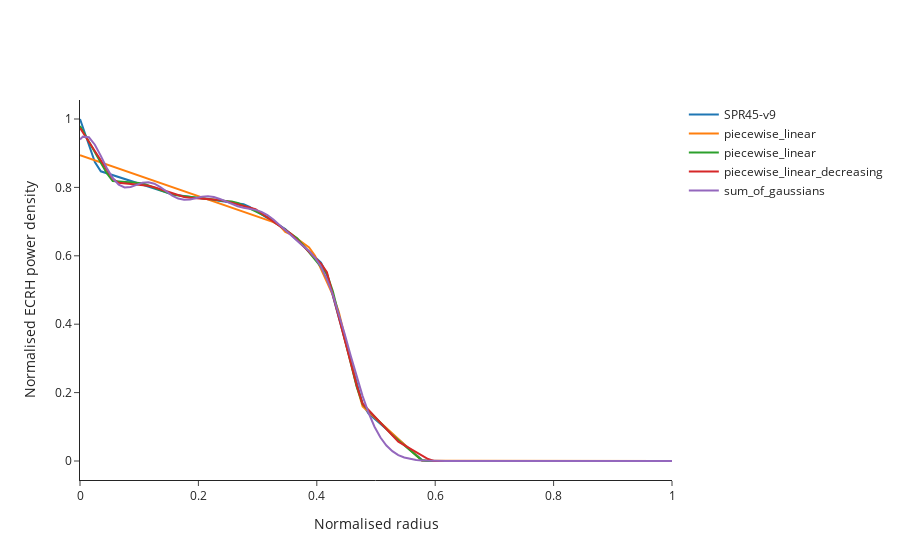

Notebook source saved alongside this figure:
### Markdown cell above
Fit to benchmark:

### Code cell
from scipy.optimize import curve_fit

parameters = {}
for f, n_params in f_dict.items():
    optimised_parameters, _ = curve_fit(
        f=lambda x, *p: f(x, p),
        xdata=xrho,
        ydata=benchmark_ecrh,
        p0=[
            *np.linspace(0.2, 0.5, n_params // 2),
            *np.linspace(1, 0.1, n_params // 2),
        ],
        bounds=(0, 1),
        max_nfev=1e4,
    )
    parameters[f.__name__] = optimised_parameters

    figure.add_trace(
        go.Scatter(
            x=xrho,
            y=f(xrho, optimised_parameters),
            name=f.__name__,
        )
    )

figure.show()
